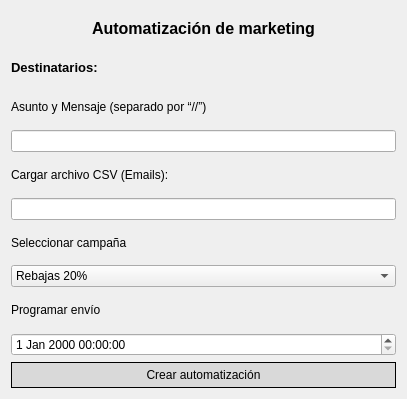
<?xml version="1.0" encoding="UTF-8"?>
<ui version="4.0">
 <class>Dialog</class>
 <widget class="QDialog" name="Dialog">
  <property name="geometry">
   <rect>
    <x>0</x>
    <y>0</y>
    <width>407</width>
    <height>399</height>
   </rect>
  </property>
  <property name="windowTitle">
   <string>Dialog</string>
  </property>
  <layout class="QHBoxLayout" name="horizontalLayout">
   <item>
    <layout class="QVBoxLayout" name="verticalLayout">
     <item>
      <widget class="QLabel" name="label">
       <property name="font">
        <font>
         <pointsize>12</pointsize>
         <bold>true</bold>
        </font>
       </property>
       <property name="text">
        <string>Automatización de marketing</string>
       </property>
       <property name="alignment">
        <set>Qt::AlignmentFlag::AlignCenter</set>
       </property>
      </widget>
     </item>
     <item>
      <widget class="QLabel" name="label_2">
       <property name="font">
        <font>
         <pointsize>10</pointsize>
         <bold>true</bold>
        </font>
       </property>
       <property name="text">
        <string>Destinatarios:</string>
       </property>
      </widget>
     </item>
     <item>
      <widget class="QLabel" name="label_3">
       <property name="text">
        <string>Asunto y Mensaje (separado por “//”) </string>
       </property>
      </widget>
     </item>
     <item>
      <widget class="QLineEdit" name="lineEdit"/>
     </item>
     <item>
      <widget class="QLabel" name="label_4">
       <property name="text">
        <string>Cargar archivo CSV (Emails):</string>
       </property>
      </widget>
     </item>
     <item>
      <widget class="QLineEdit" name="lineEdit_2"/>
     </item>
     <item>
      <widget class="QLabel" name="label_5">
       <property name="text">
        <string>Seleccionar campaña</string>
       </property>
      </widget>
     </item>
     <item>
      <widget class="QComboBox" name="comboBox">
       <item>
        <property name="text">
         <string>Rebajas 20%</string>
        </property>
       </item>
       <item>
        <property name="text">
         <string>Rebajas Black Friday</string>
        </property>
       </item>
       <item>
        <property name="text">
         <string>Navidad Marketing</string>
        </property>
       </item>
      </widget>
     </item>
     <item>
      <widget class="QLabel" name="label_6">
       <property name="text">
        <string>Programar envío</string>
       </property>
      </widget>
     </item>
     <item>
      <widget class="QDateTimeEdit" name="dateTimeEdit"/>
     </item>
     <item>
      <widget class="QPushButton" name="pushButton">
       <property name="styleSheet">
        <string notr="true">background-color: #d9d9d9;
color: black;
border: 1px solid black;
border-radius: 15px;
padding:5px;
box-shadow: 5px 5px 15px rgba(0, 0, 0, 0.3);
</string>
       </property>
       <property name="text">
        <string>Crear automatización</string>
       </property>
      </widget>
     </item>
    </layout>
   </item>
  </layout>
 </widget>
 <resources/>
 <connections/>
</ui>
